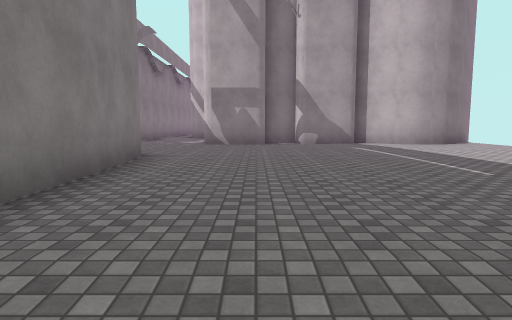
[1] (above)

17 first-person views from a walk through a 3-D level made in the Unity game engine. The camera is 1.5 m above the floor, tilts 6° down and sees 75° across. The floor is counted in squares, 2 m on a side. Each view is taken from the middle of a square. On the plan, view 1 faces up. The plan holds only what a view shows up to about 11 squares ahead; the rest is blank. The place goes on beyond the plan. The player character is not drawn. Surface patterns are stand-ins for the level's own textures.

[2]
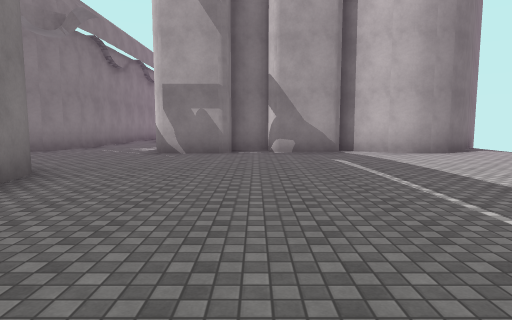

[3]
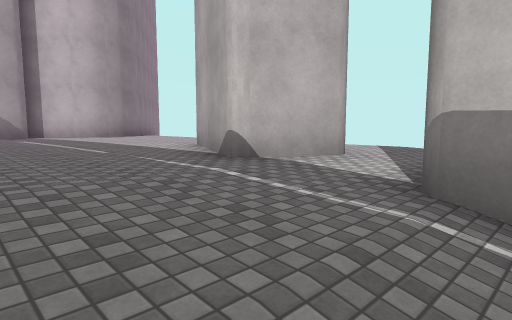

[4]
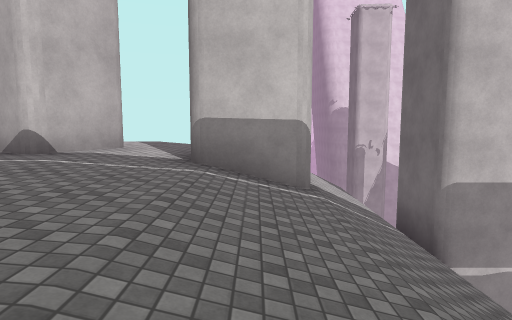

[5]
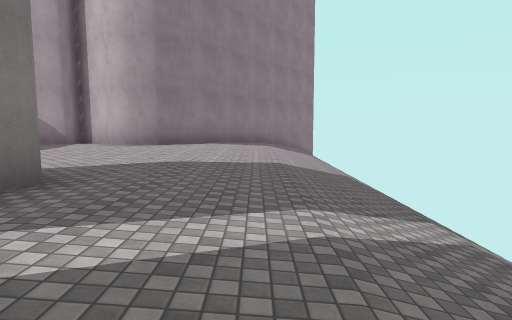

[6]
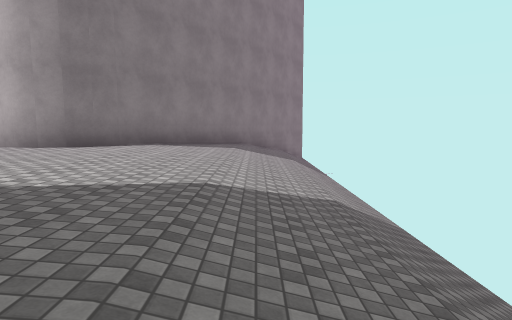

[7]
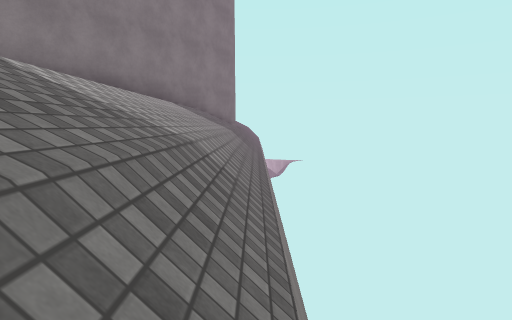

[8]
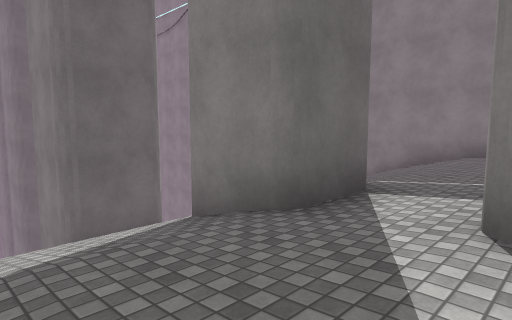

[9]
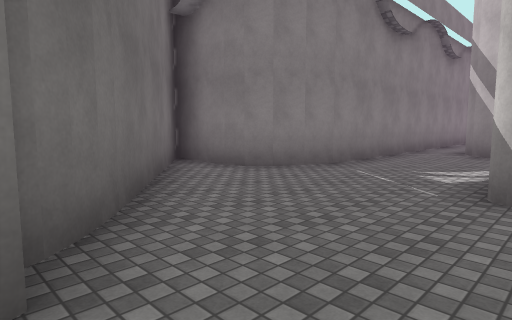

[10]
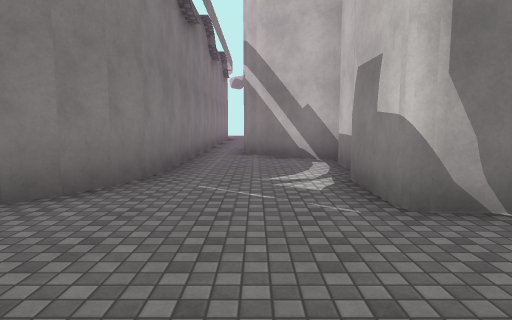

[11]
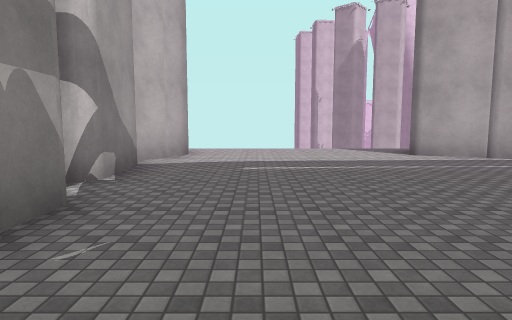

[12]
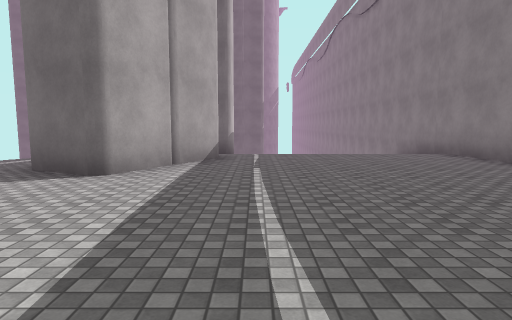

[13]
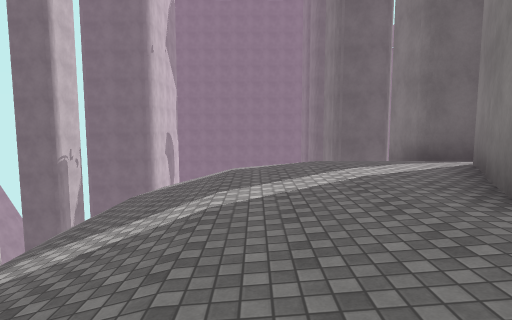

[14]
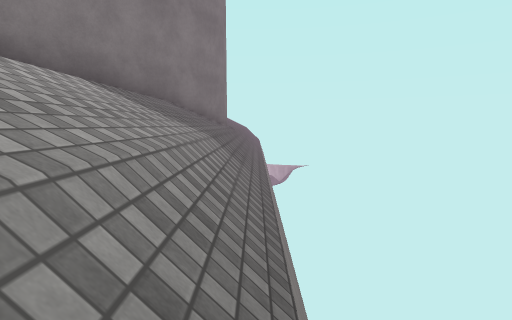

[15]
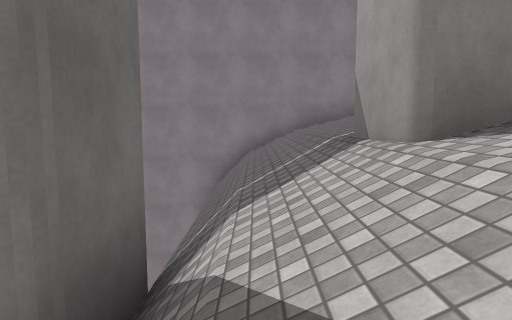

[16]
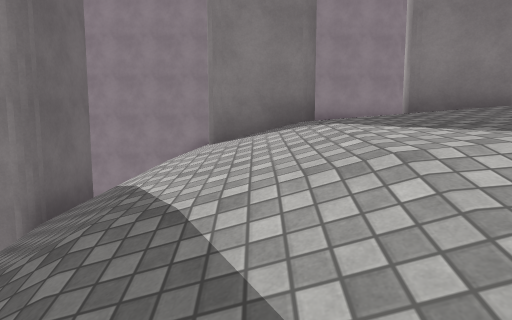

[17]
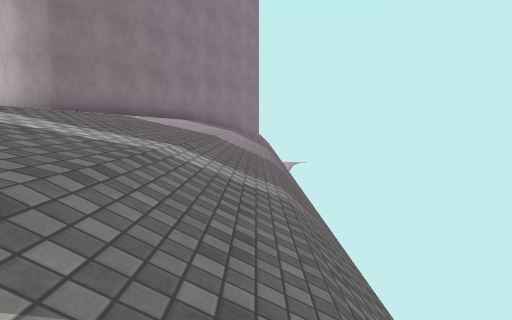

### Floor plan
Key: @ floor where view 1 was taken; # wall or solid block; . main floor; - floor 0.25 m lower than the main floor; _ floor 0.5 m lower than the main floor; < floor 0.75 m lower than the main floor; / step, stairs or slope; v drop or lower ground.
Columns run from 8 left of view 1 to 13 right of it. Each row starts with its distance up from view 1.
 21                     //
 20                     #/
 19    #.              ##/
 18    #.             ##//
 17    #.##           #///
 16    #..##         ##///
 15    #...#        ##<///
 14    #...#        #-<///
 13    #...#       ##-<///
 12   ##...#########.-<///
 11 ###....##.##.##..-<///
 10  ##..............-<///
  9   ##.............-<///
  8    ##............-<///
  7     ##...........-<///
  6      #...........-<///
  5      ##......##..-<///
  4       #......##..-<///
  3       #.....###..-<///
  2       #.....##...-<//
  1       #.........--///
  0       #-@---##---_//
 -1       #<<<<<##<<////
 -2       #////////////
 -3       #///////////
 -4       #vvvvvv##
 -5       #      ##

Where each view was taken, in squares from view 1:
view 1: 0 up, 0 right, facing up
view 2: 2 up, 1 right, facing up
view 3: 1 down, 1 right, facing up-right
view 4: 1 down, 1 left, facing right
view 5: 1 up, 9 right, facing up
view 6: 4 up, 10 right, facing up
view 7: 6 up, 13 right, facing up
view 8: 2 up, 8 right, facing down-left
view 9: 7 up, 1 left, facing up-left
view 10: 8 up, 3 left, facing up
view 11: 9 up, 3 left, facing right
view 12: 10 up, 3 right, facing down
view 13: 7 up, 9 right, facing down
view 14: 10 up, 13 right, facing up
view 15: 3 down, 8 right, facing left
view 16: 1 down, 11 right, facing left
view 17: 1 up, 12 right, facing up
